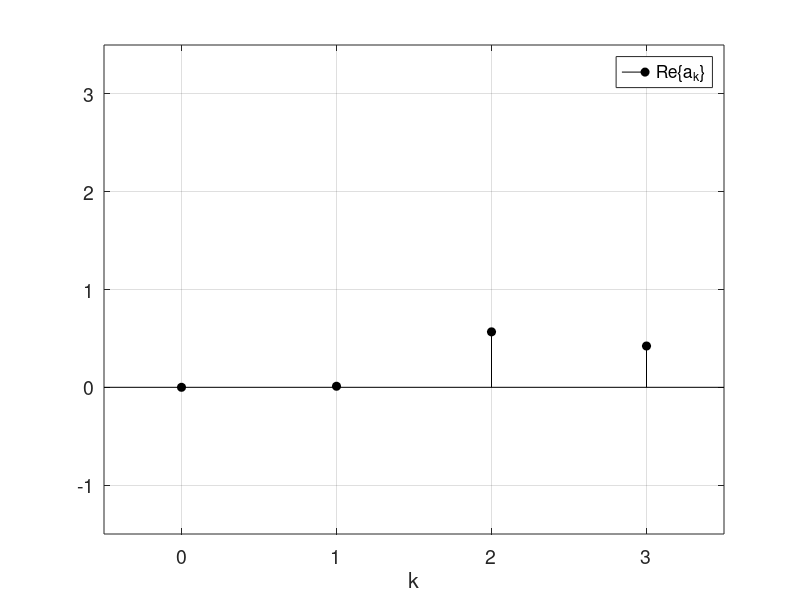
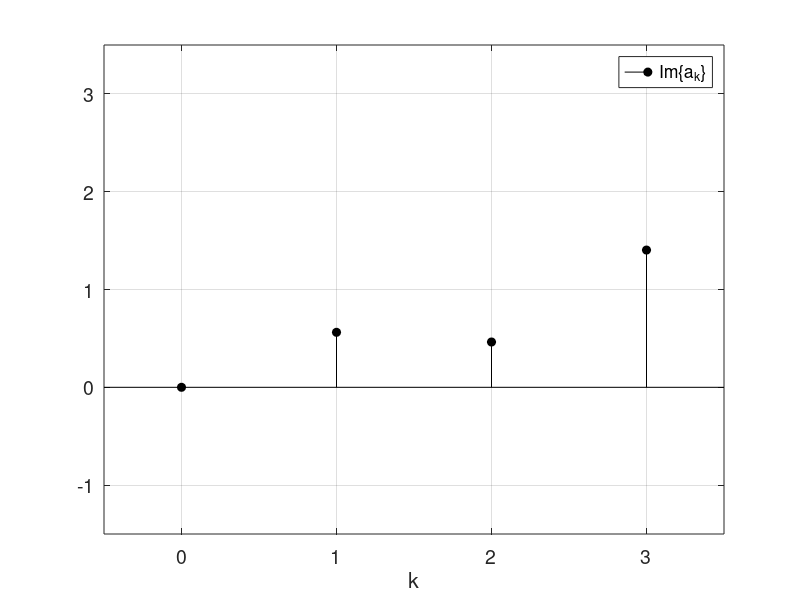

The MATLAB script that drew these images, in order:
N = 7;
n = [0:1:N-1]';
x_n = [2 -4 1 -2 3 -2 2]'
a_k = fft(x_n)/N

figure(1);
set(gcf, 'Position', [0 0 700 400])
stem(n, real(a_k), 'filled', 'black');
hold on;
axis([-0.5 3.5 -1.5 3.5]);
xticks(0:1:4);
grid on;
xlabel('k');
set(gcf,'color','white');
set(gca,'color','white');
set(gcf,'InvertHardCopy','off');
legend('Re\{a_k\}', 'Location','Northeast');
set(gca,'FontSize',14);

figure(2);
set(gcf, 'Position', [0 0 700 400])
stem(n, imag(a_k), 'filled', 'black');
hold on;
axis([-0.5 3.5 -1.5 3.5]);
xticks(0:1:4);
grid on;
xlabel('k');
set(gcf,'color','white');
set(gca,'color','white');
set(gcf,'InvertHardCopy','off');
legend('Im\{a_k\}', 'Location','Northeast');
set(gca,'FontSize',14);
